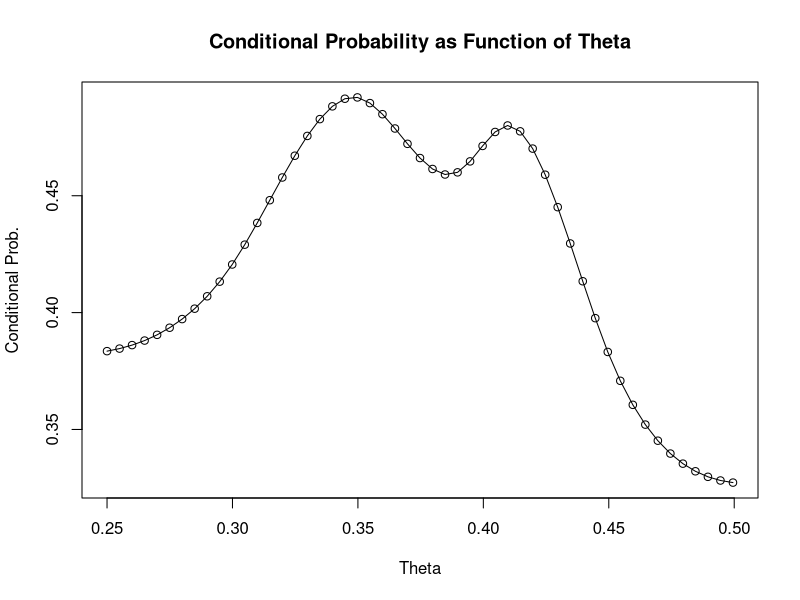
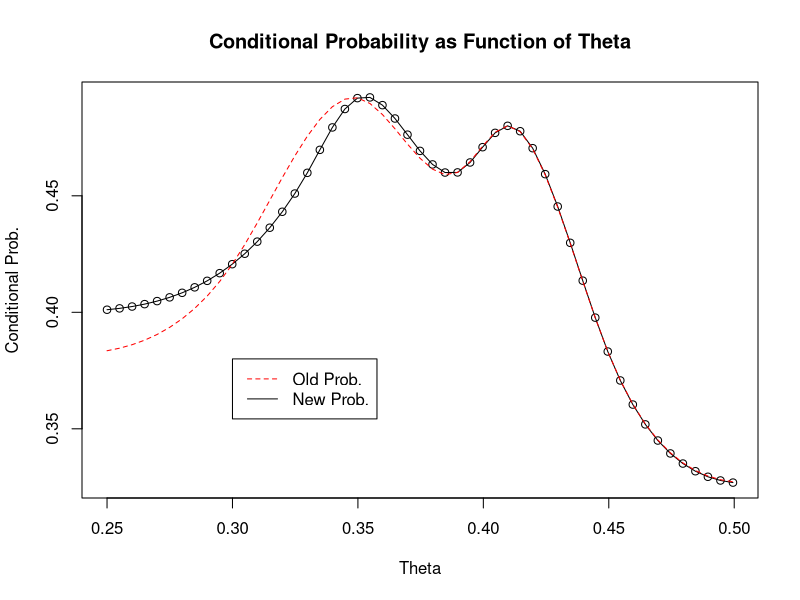

The R script that drew these images, in order:
# Task 2a)
# Define a regular grid of parameter values from θ = 0.25 to θ = 0.50, 
# with spacing 0.005 (n= 51 grid points).
# Construct the mean vector and the covariance matrices required to 
# compute the conditional mean and covariance matrix of the process 
# at the 51 grid points conditional on the five evaluation points.  
# Display the prediction as a function of θ, along with 90% prediction intervals.

theta_0 <- 0.25
theta_1 <- 0.50
mean <- 0.5
sigma <- 0.5

# Make grid of parameters. 
theta <- seq(theta_0, theta_1, by = 0.00499) # Var is not positive definite with 0.005. 

# Observed points.
x_B <- c(0.5, 0.32, 0.40, 0.35, 0.60)
nodes <- c(0.30, 0.35, 0.39, 0.41, 0.45)

# Build distance matrices.
H_A <- as.matrix(dist(theta, diag = TRUE))
H_B <- as.matrix(dist(nodes, diag = TRUE))

H_AB <- matrix(nrow = length(theta), ncol = length(nodes))

for (i in 1:length(theta)){
  for (j in 1:length(x_B)){
    H_AB[i,j] = dist(rbind(as.matrix(theta[i]),as.matrix(nodes[j])))
  }
}

# Covariance matrices.
Sigma_A <- sigma**2*(1+15*H_A)*exp(-15*H_A)
Sigma_B <- sigma**2*(1+15*H_B)*exp(-15*H_B)
Sigma_AB <- sigma**2*(1+15*H_AB)*exp(-15*H_AB)

# Mean of values values from Gaussian process on grid.
mu_A <- rep(mean, length(theta))
mu_B <- rep(mean, length(x_B)) 

E <- mu_A + Sigma_AB %*% solve(Sigma_B) %*% (x_B - mu_B)
Var <- Sigma_A - Sigma_AB %*% solve(Sigma_B) %*% t(Sigma_AB)

# Draw values from the conditional multivariate Gaussian.
L <- chol(Var)
z_vec <- rep(0, length(theta))
for (i in 1:length(theta)){
  z_vec[i] <- rnorm(1)
}
x_A <- E + L %*% z_vec

# Plot the prediction and the 90% prediction interval.
# plot(theta, x_A, main = "Prediction as a Function of Theta", ylab = "Prediction", xlab = "Theta")
# lines(theta, x_A)
# lines(theta, E + 1.64*sqrt(diag(Var)), col = "red", lwd = 2, "l", lty = 2)
# lines(theta, E - 1.64*sqrt(diag(Var)), col = "red", lwd = 2, "l", lty= 2)
# legend(0.35,0.7, legend=c("Pred. Int."), col=c("red"), lty=2)#, cex=0.8)

#2 b): Probabilities.
library("expm")
y <- rep(0.30, length(theta))
stand <- (Var %^% -0.5)%*%(y-E)
prob <- pnorm(stand)
plot(theta, prob, main = "Conditional Probability as Function of Theta", ylab = "Conditional Prob.", xlab = "Theta")
lines(theta, prob)

# 2 c): Add new point and run again. 
# Observed points.
x_B <- c(0.5, 0.32, 0.40, 0.35, 0.60, 0.40)
nodes <- c(0.30, 0.35, 0.39, 0.41, 0.45, 0.33)

# Compute everything again.
# Build distance matrices.
H_A <- as.matrix(dist(theta, diag = TRUE))
H_B <- as.matrix(dist(nodes, diag = TRUE))

H_AB <- matrix(nrow = length(theta), ncol = length(nodes))

for (i in 1:length(theta)){
  for (j in 1:length(x_B)){
    H_AB[i,j] = dist(rbind(as.matrix(theta[i]),as.matrix(nodes[j])))
  }
}

# Covariance matrices.
Sigma_A <- sigma**2*(1+15*H_A)*exp(-15*H_A)
Sigma_B <- sigma**2*(1+15*H_B)*exp(-15*H_B)
Sigma_AB <- sigma**2*(1+15*H_AB)*exp(-15*H_AB)

# Mean of values values from Gaussian process on grid.
mu_A <- rep(mean, length(theta))
mu_B <- rep(mean, length(x_B)) 

E <- mu_A + Sigma_AB %*% solve(Sigma_B) %*% (x_B - mu_B)
Var <- Sigma_A - Sigma_AB %*% solve(Sigma_B) %*% t(Sigma_AB)

# Draw values from the conditional multivariate Gaussian.
L <- chol(Var)
z_vec <- rep(0, length(theta))
for (i in 1:length(theta)){
  z_vec[i] <- rnorm(1)
}
x_A <- E + L %*% z_vec

# Plot the prediction and the 90% prediction interval.
# plot(theta, x_A, main = "Prediction as a Function of Theta", ylab = "Prediction", xlab = "Theta")
# lines(theta, x_A)
# lines(theta, E + 1.64*sqrt(diag(Var)), col = "red", lwd = 2, "l", lty = 2)
# lines(theta, E - 1.64*sqrt(diag(Var)), col = "red", lwd = 2, "l", lty= 2)
# legend(0.35,0.7, legend=c("Pred. Int."), col=c("red"), lty=2)#, cex=0.8)

# Probabilities.
y <- rep(0.30, length(theta))
stand <- (Var %^% -0.5)%*%(y-E)
prob2 <- pnorm(stand)
plot(theta, prob2, main = "Conditional Probability as Function of Theta", ylab = "Conditional Prob.", xlab = "Theta")
lines(theta, prob2)
lines(theta, prob, col = "red", lty = 2)
legend(0.30, 0.38, c("Old Prob.", "New Prob."), col = c("red", "black"), lty=2:1)
